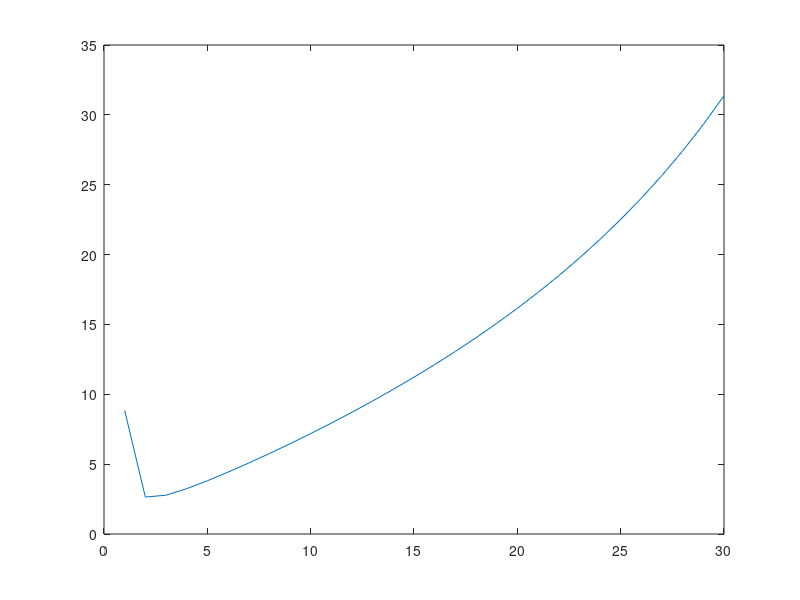
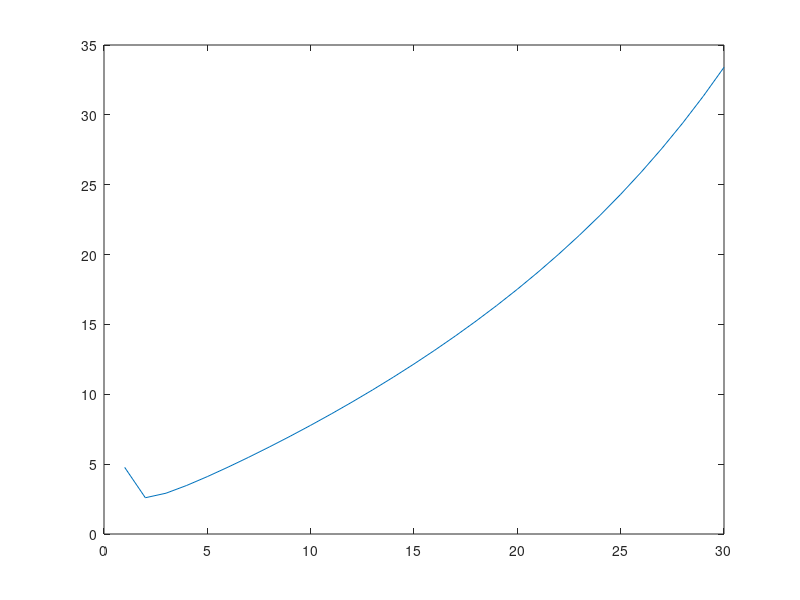
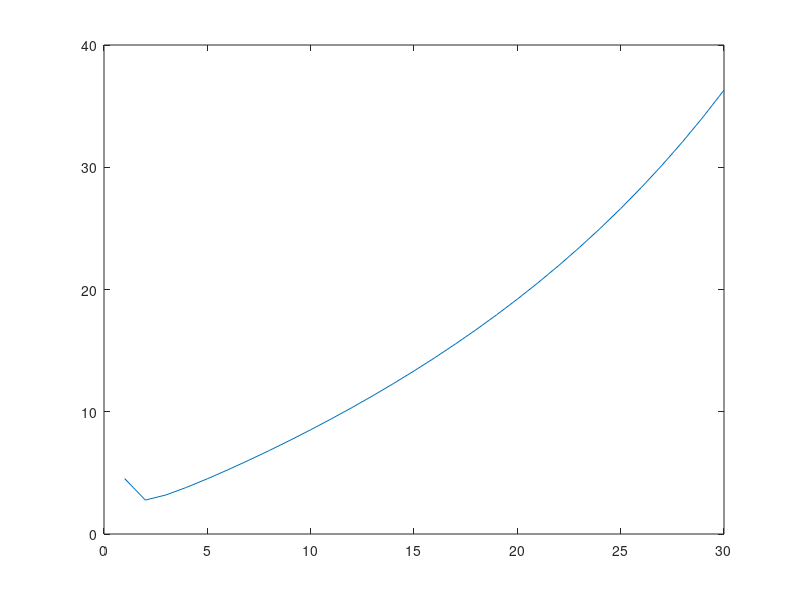
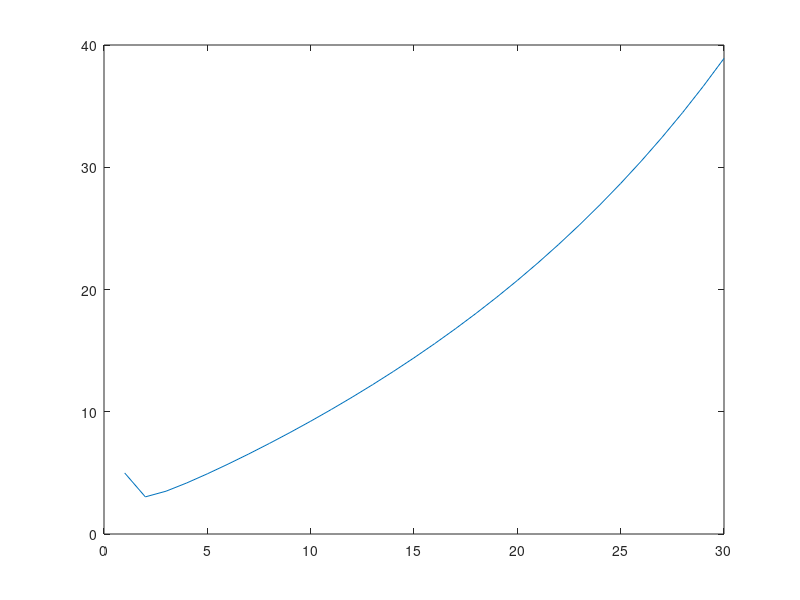

MATLAB code to generate these figures, in order:
clear all
P_s = 10;
P_p = 60;
v=1;
u=2;
SUn=[1 5 10 15:10:55 100 500];
for i=1:length(SUn)
    m = SUn(i);
    trafficmode = 2;
 N = 10;  H = 80;  BER=5e-3; 
Kv = 1:30;
Plenv = Kv * N + H;
    if(trafficmode == 1) %heavy
        Rch = 800;
       lambda = 5;
    else
        Rch = 1000;
        lambda = 1;
    end
s1=Plenv./Rch;
P_t = (lambda*s1)./Kv;
if(m>1)
    P_c = 1- m.*P_t.*(1-P_t).^(m-1);
    P_p = P_p+(P_p*.2*m);
else
    P_c=1;
end
    BER = P_c * BER;
PERv = 1 - (1 - BER) .^ Plenv;




%sim.KvA, sim.KvA, sim.PERv,sim.Plenv,disp('del1'); pause;

H0=H; N0=N;
B0 = BER;
a0 = 1 - B0;

a = a0; B=B0;
Lenv = Kv.*N+H;
PERv = 1-(1 - B).^ Lenv;

SN=[];
SN.Lenv_anal = Lenv;
SN.PERv_anal=PERv;
SN.Ef= 0.5*(Kv-1)./ lambda; %packet formation time for number based policy

%moments of inter-arrival time for Gamma(shape=k, rate=lambda, scale=1/lambda)
SN.ET = Kv / lambda;
SN.ET2 = (Kv .*(Kv+1)) ./ (lambda.^2);
SN.varT=Kv / lambda^2;

%moments of service time :L/Rch * gemoetric(Ps = 1-PER = (1-b)^L= (1-b)^(KN+H)
Ps= 1-PERv;

SN.Es = (s1) ./ Ps;  %Geometric distributed

additive_delay = SN.Es*((m-1)/2);
SN.Es2 = ((s1).^2) .*  ((2-Ps)./Ps.^2);
SN.var_s = ((s1).^2) .*  (PERv./Ps.^2);
SN.ru = SN.Es ./ SN.ET;
SN.CT2 = SN.varT./(SN.ET.^2);
SN.Cs2 = SN.var_s./(SN.Es.^2);
%one notation of Kingman formula, later check
%save temp, pause;

SN.Ew = 0.5 * (SN.ru ./ (1-SN.ru)) .* (SN.CT2 + SN.Cs2) .* SN.Es;  % % % % %     if adjust_kingman, Ew  = Ew - ET2 /(2*ET);  end
SN.Ew(find(SN.ru >= 1)) = NaN;

%Total Delay
SN.Ed = SN.Ew + SN.Es + SN.Ef;
Er = ((1 - BER) .^( -Plenv));
EE = ((Er.*(Kv.*N+H).*(P_s))+(P_p))./Kv.*N;

p              = exp(-s1./v);
v_e             = ((((-v.*s1-1).*exp(-v.*s1))+1)./v)./(1-exp(-s1.*v));
E_uv_2         = 2.*u.^2+((-(s1.^2+2.*s1.*v+2.*v.^2).*exp(-s1./v)+2.*v.^2)./(1-exp(-s1./v)))+2.*u.*v_e;
a              = 1;
ES_BusyArrive  = ((1./p)-a).*((u)+(v_e));
ES_AvArrive    = ((1./p).*(u))+((((1./p)-a)).*(v_e));
E_bu2          = E_uv_2 .*((1./p)-a)+(((2-p)./p.^2)-((1+2.*a)./p)+a.^2+a).*(u+v_e).^2;
ES_BusyArrive2 = 2.*u.^2./3 + E_bu2+s1.^2 +2.*s1.*(u./2+ES_BusyArrive)+ 2.*ES_BusyArrive.*u./2;
ES_AvArrive2   = ES_BusyArrive2+2.*u.^2+2.*u.*ES_BusyArrive;
E_sav2         = E_bu2+(2.*u.^2)+2.*u.*((1./p)-a).*(u+v_e);
var_bu         = E_bu2-ES_BusyArrive.^2;
var_sav        = E_sav2-ES_BusyArrive.^2; % it should be (E_sav2- ES_AvArrive^2);
Scenario1 = (p) .* s1; %arrive at available time slot and it has enough time to do service
Scenario2 =.3*(u./(v+u)).* (s1 + u./2+ ES_BusyArrive);%arrive at busy time slot and it has enough time to do service
Scenario3 = ((1-p)).* (ES_AvArrive+s1+v_e./2);%arrive at available time slot but it doesnt have  enough time to do service

Scenario1_2 = ((p).^2 .* s1.^2);
Scenario2_2 = .3*((u./(v+u)).^2.* (s1.^2 + 2.*u.^2/3 + ES_BusyArrive2 + 2.*s1.*(u/2 +ES_BusyArrive)+2.*u/2.*ES_BusyArrive));
Scenario3_2 = ((1-p)).^2.* (s1.^2 + 2.*v_e.^2/3 + ES_AvArrive2 + 2.*s1.*(v_e/2+ES_AvArrive)+2.*v_e/2.*ES_AvArrive);
if(trafficmode == 1) %heavy
    ESk2 =Scenario1_2+Scenario3_2+2.*Scenario1.*(Scenario3);
    ESk = Scenario1+Scenario3;
else
    ESk = Scenario1+Scenario2+Scenario3;
    ESk2 =Scenario1_2+Scenario2_2+Scenario3_2+2.*Scenario1.*(Scenario2+Scenario3)+2.*Scenario2.*Scenario3;
end

varsk2 = ESk2- ESk.^2;   %ok
Es = ESk ./ Ps;
Es2   = ESk2./Ps  + (ESk.^2) .* (2*(1-Ps)./(Ps.^2));
var_s = ESk2./Ps  + (ESk.^2) .* ((1-2*Ps)./(Ps.^2));

ET = SN.ET; CRN1.ET2 = SN.ET2; CRN1.varT = SN.varT; CT2=SN.CT2;  Ef=SN.Ef; %remaind unchanged
ru = Es ./ ET ;
Cs2 = var_s./(Es.^2);
Ew = 0.5 * (ru ./ (1-ru)) .* (CT2 + Cs2) .*  Es;  % % % % %     if 1, Ew  = Ew - ET2 /(2*ET);  end
Ew(find( ru >= 1)) = Ew(find( ru <1,1,'first'))+(10./Kv(find( ru >= 1))).*Ew(find( ru <1,1,'first'));
Ed =  Ew +  Es +  Ef+additive_delay;
plot(Ed);
% hold on
figure;
plot(EE);
[Ed_A,Kd_A] = min(Ed);
[EE,Ke] = min(EE);
fprintf ('m: %f Kd:%f Ed:%f Ke:%f EE: %f\n',m,Kd_A,Ed_A,Ke,EE);
end